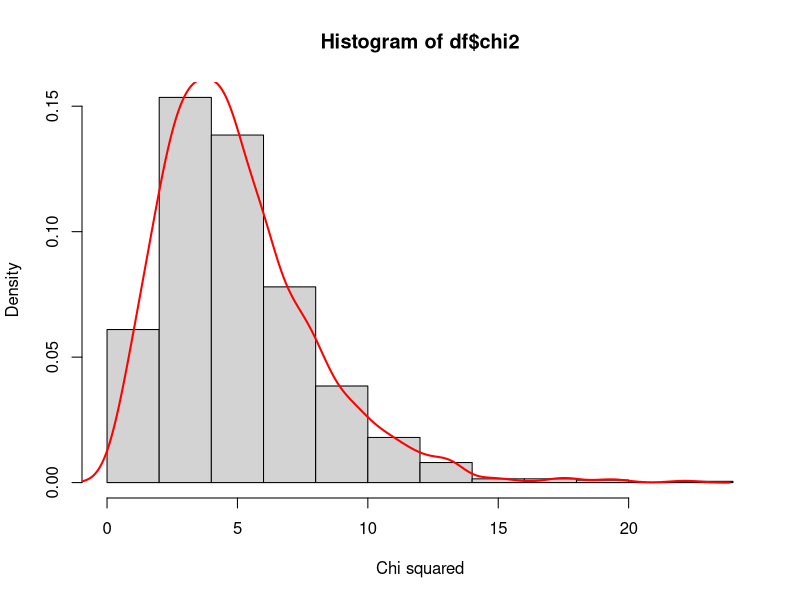

Write the R code that produced this figure.
m1 <- replicate(1000, table(sample(x=seq(1,6), size=120, replace=T)))
dim(m1) <- c(1000, 6)
df <- data.frame(m1)
names(df) <- paste('X', seq(1:6), sep='')

to_adding <- function(O) (O - 20)^2/20
df$chi2 <- rowSums(sapply(df, to_adding))
hist(df$chi2, freq=F, xlab='Chi squared', ylab='Density')
lines(density(df$chi2), col='red', lwd=2)
